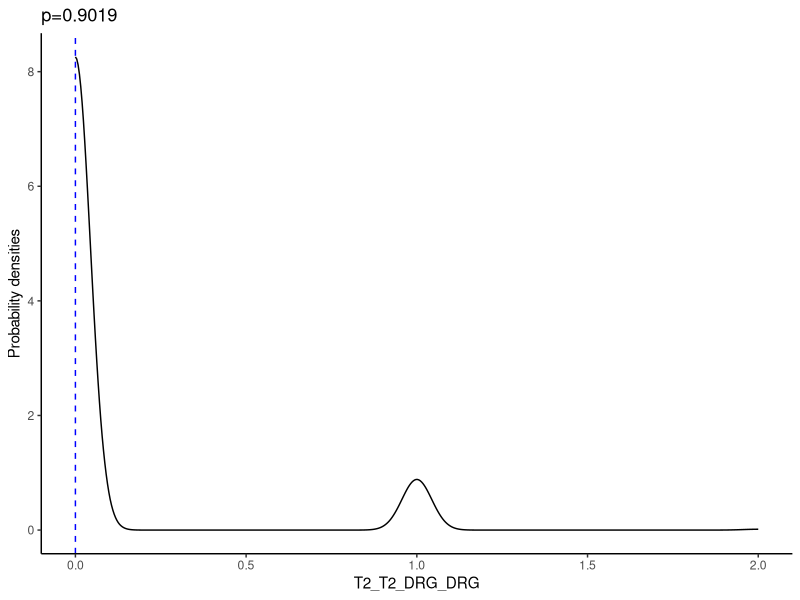
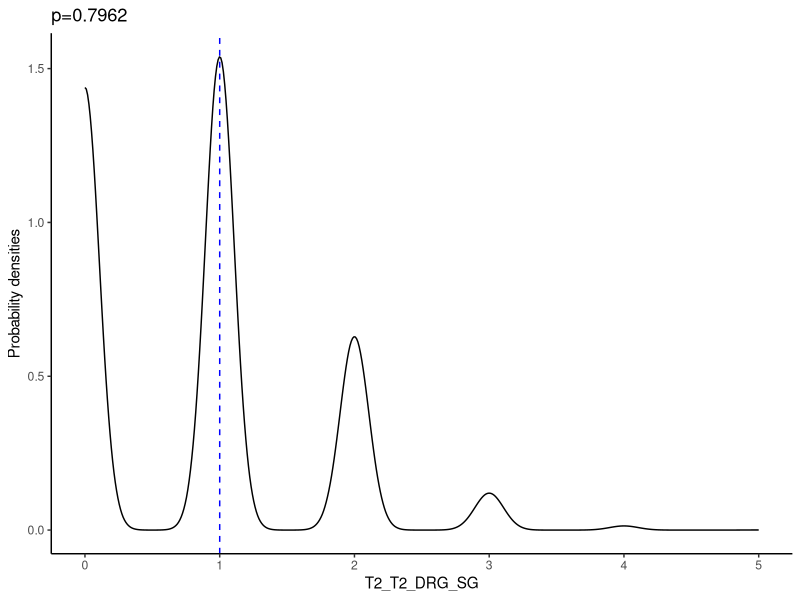
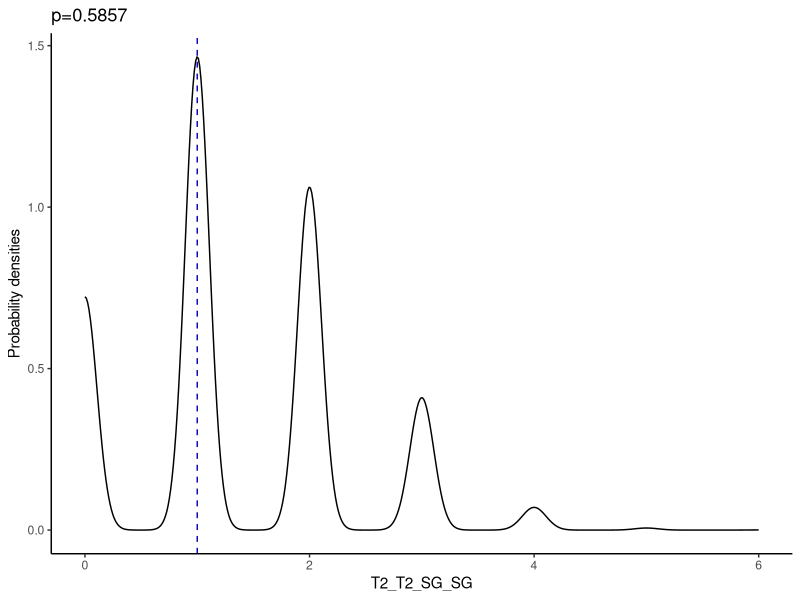
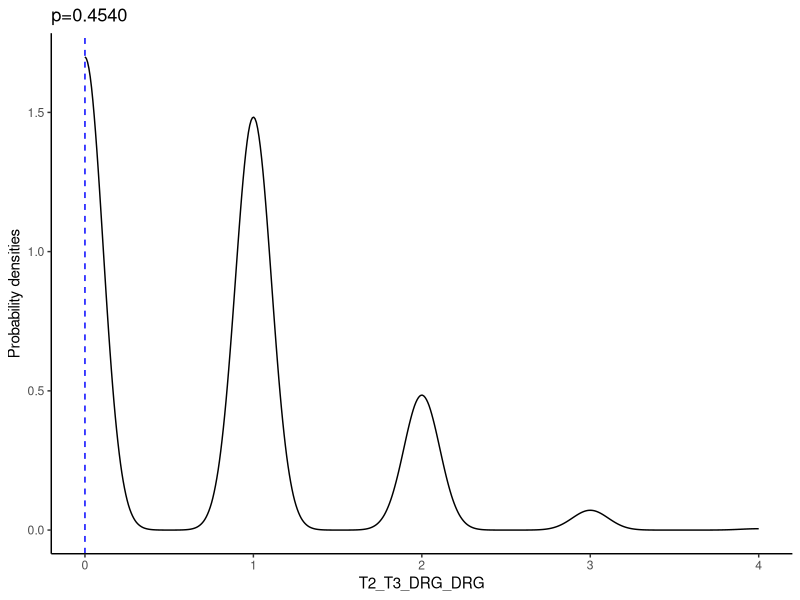
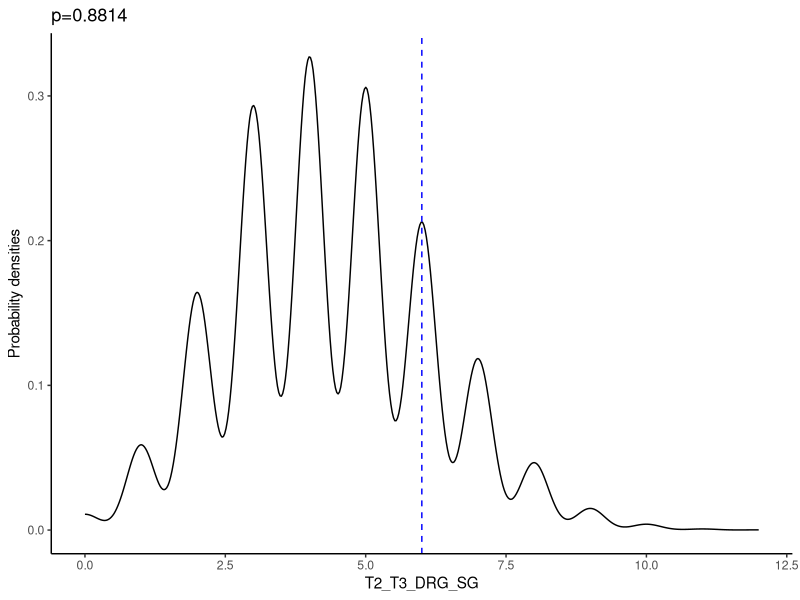
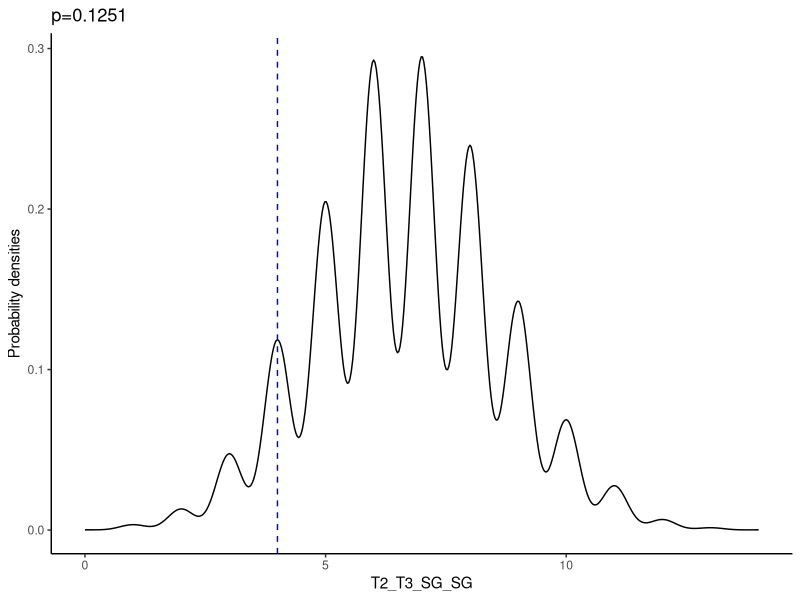
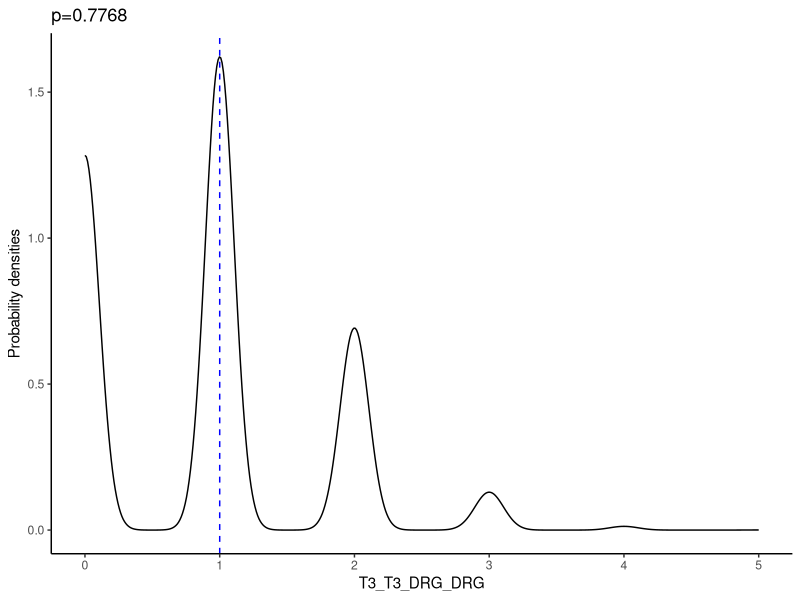
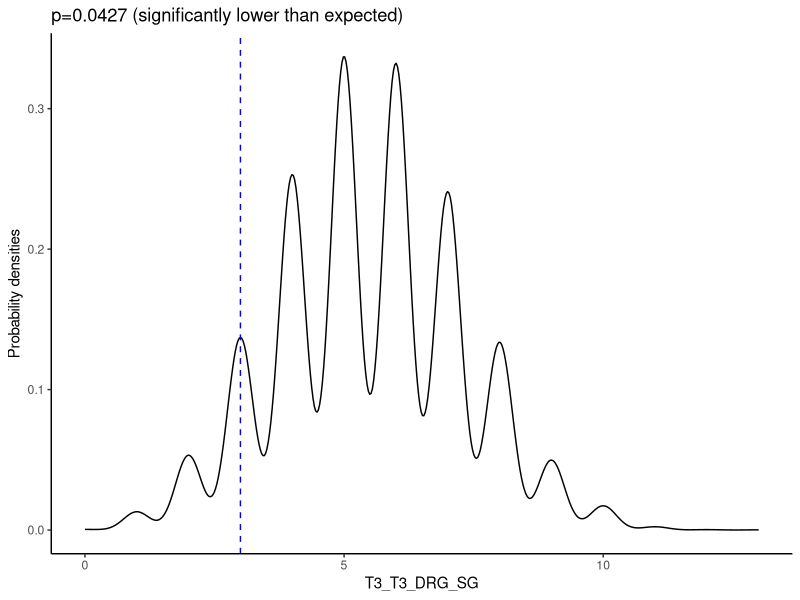

These charts were generated, in order, by the following R code:
# in R
library(ggplot2)

raw<-read.delim(file="8718_ResolveOME_75_Cells_10000_permutation_summary.txt",header=T)

pdf(file="8718-ResolveOME_75_cell_permutation.pdf",width=5,height=2)

ggplot(raw,aes(x=T2_T2_DRG_DRG))+
	geom_density()+
	geom_vline(xintercept=0,linetype=2,col="blue")+
	labs(title="p=0.9019",y="Probability densities")+
	theme_classic()
	
ggplot(raw,aes(x=T2_T2_DRG_SG))+
	geom_density()+
	geom_vline(xintercept=1,linetype=2,col="blue")+
	labs(title="p=0.7962",y="Probability densities")+
	theme_classic()

ggplot(raw,aes(x=T2_T2_SG_SG))+
	geom_density()+
	geom_vline(xintercept=1,linetype=2,col="blue")+
	labs(title="p=0.5857",y="Probability densities")+
	theme_classic()

ggplot(raw,aes(x=T2_T3_DRG_DRG))+
	geom_density()+
	geom_vline(xintercept=0,linetype=2,col="blue")+
	labs(title="p=0.4540",y="Probability densities")+
	theme_classic()
	
ggplot(raw,aes(x=T2_T3_DRG_SG))+
	geom_density()+
	geom_vline(xintercept=6,linetype=2,col="blue")+
	labs(title="p=0.8814",y="Probability densities")+
	theme_classic()

ggplot(raw,aes(x=T2_T3_SG_SG))+
	geom_density()+
	geom_vline(xintercept=4,linetype=2,col="blue")+
	labs(title="p=0.1251",y="Probability densities")+
	theme_classic()	
	
ggplot(raw,aes(x=T3_T3_DRG_DRG))+
	geom_density()+
	geom_vline(xintercept=1,linetype=2,col="blue")+
	labs(title="p=0.7768",y="Probability densities")+
	theme_classic()
	
ggplot(raw,aes(x=T3_T3_DRG_SG))+
	geom_density()+
	geom_vline(xintercept=3,linetype=2,col="blue")+
	labs(title="p=0.0427 (significantly lower than expected)",y="Probability densities")+
	theme_classic()

ggplot(raw,aes(x=T3_T3_SG_SG))+
	geom_density()+
	geom_vline(xintercept=12,linetype=2,col="blue")+
	labs(title="p=0.0011 (significantly higher than expected)",y="Probability densities")+
	theme_classic()

ggplot(raw,aes(x=SameLevel_DRG_DRG))+
	geom_density()+
	geom_vline(xintercept=1,linetype=2,col="blue")+
	labs(title="p=0.3090",y="Probability densities")+
	theme_classic()

ggplot(raw,aes(x=SameLevel_DRG_SG))+
	geom_density()+
	geom_vline(xintercept=4,linetype=2,col="blue")+
	labs(title="p=0.0718",y="Probability densities")+
	theme_classic()

ggplot(raw,aes(x=SameLevel_SG_SG))+
	geom_density()+
	geom_vline(xintercept=13,linetype=2,col="blue")+
	labs(title="p=0.0106 (significantly higher than expected)",y="Probability densities")+
	theme_classic()

ggplot(raw,aes(x=DifferentLevel_Same.Ganglia))+
	geom_density()+
	geom_vline(xintercept=4,linetype=2,col="blue")+
	labs(title="p=0.0227 (significantly lower than expected)",y="Probability densities")+
	theme_classic()

ggplot(raw,aes(x=SameLevel_Same.Ganglia))+
	geom_density()+
	geom_vline(xintercept=14,linetype=2,col="blue")+
	labs(title="p=0.0718",y="Probability densities")+
	theme_classic()
	
dev.off()
